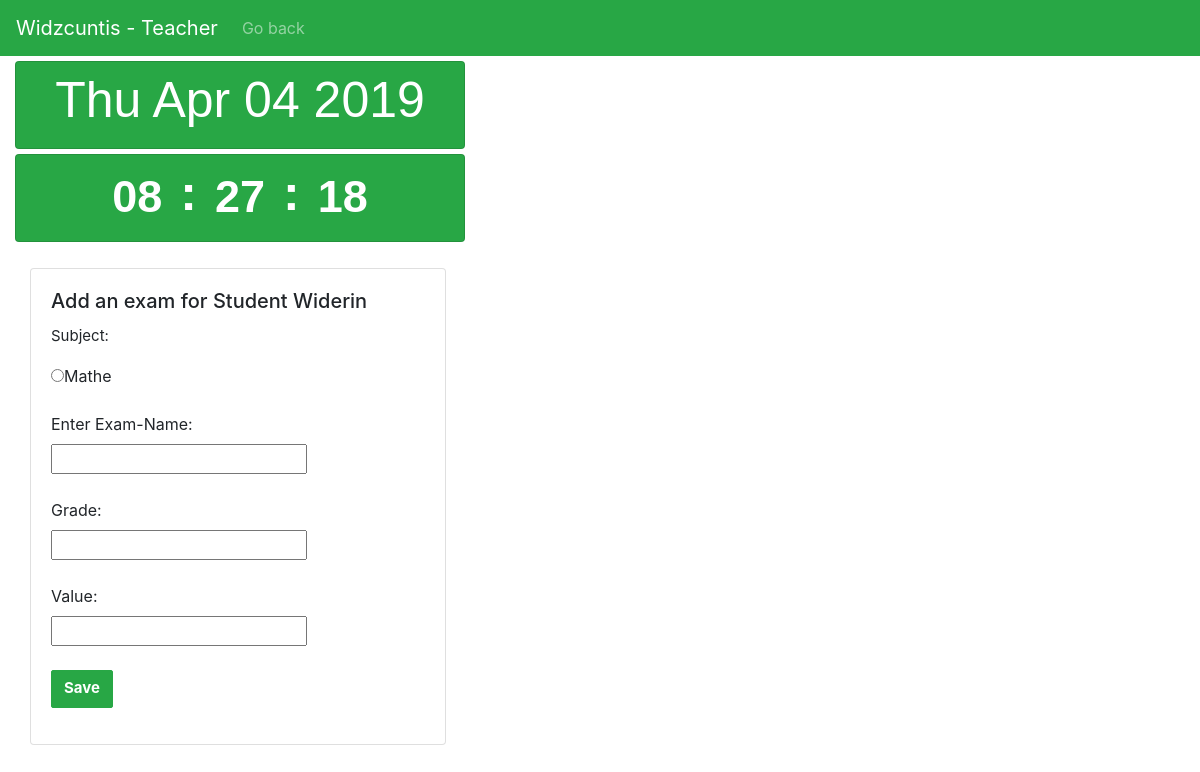
The app's page /users/home/logged_t/class/add_exam/1 (signed in), older data.
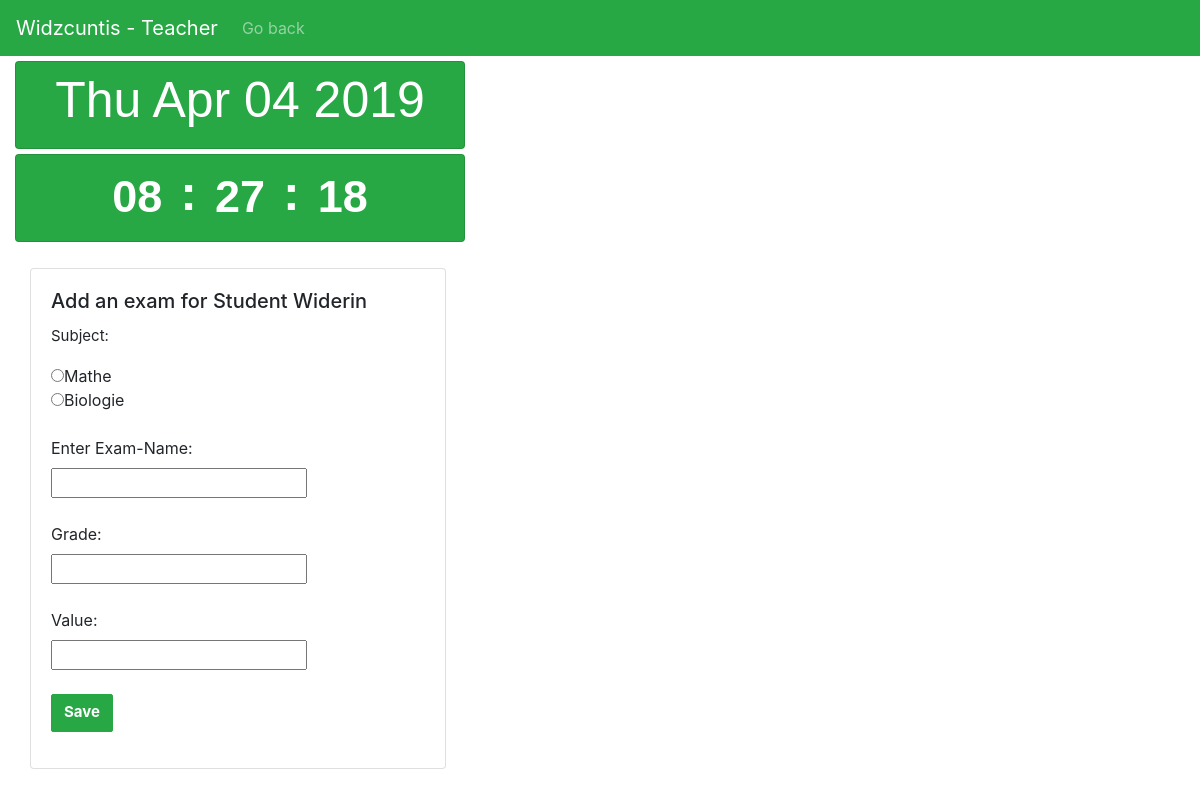
The same page, newer data.
### school/models.py (models this page shows)
class Stusu(models.Model):
    subject = models.ForeignKey(Subject, on_delete=models.CASCADE)
    student = models.ForeignKey(Student, on_delete=models.CASCADE)
    def __str__(self):
        return self.subject.__str__()+", "+ self.student.__str__()
    class Meta:
        verbose_name="Students with Subject"

class Subject(models.Model):
    name = models.CharField(max_length=200)
    def __str__(self):
        return self.name

class Student(models.Model):
    klasse = models.ForeignKey(Class, on_delete=models.CASCADE)
    name = models.CharField(max_length=200)
    first_name = models.CharField(max_length=200)
    user = related.ForeignKey(CustomUser, on_delete=models.CASCADE)
    def __str__(self):
        return self.name

### users/views.py (the view)
# urls.py: path('home/logged_t/class/add_exam/<int:pk>', views.AddExam.as_view(), name='AddExam'),
class AddExam(generic.ListView):
    template_name='addexam.html'
    context_object_name='stusu_list'
    def get_queryset(self):
        pk=self.kwargs['pk']
        e=[]
        if(self.request.user.is_authenticated):
            user=  self.request.user
        authorized=False
        lehrer=""
        for i in Clatea.objects.all():
            for j in Student.objects.all():
                if(j.id==pk and i.klasse.id==j.klasse.id and i.teacher.user.id==user.id):
                    authorized=True
                    lehrer=i.teacher.id
        if(authorized==False):
            return e
        for i in Teasu.objects.all():
            for j in Stusu.objects.all():
                if(j.student.id==pk and i.subject.id==j.subject.id and i.teacher.id==lehrer):
                    e.append(j)
        print(e)
        return e

### templates/addexam.html (shortened to what this page needs)
{% extends 'base.html' %}
{% load bootstrap4 %}
{% block content %}
{% if stusu_list %}
<nav class="navbar navbar-expand-lg navbar-dark bg-success">
    <a class="navbar-brand" href="{% url 'BackHome' %}">Widzcuntis - Teacher</a>
    <div class="collapse navbar-collapse" id="navbarText">
      <ul class="navbar-nav">
            <li class="nav-item">
                    <a class="nav-link" href="{% url 'ClassTeacher' stusu_list.0.student.klasse.id %}">Go back</a>
                  </li>
      </ul>
    </div>
  </nav>
  <div class="col-md-3 container">
    <div class="card width=75 bg-success text-white rounded datee">
      <h2 class="card-title text-center">
      <div class="d-flex flex-wrap justify-content-center mt-2">
        <p id="demo" class="datum"></p>
      </div>
    </div>
  <div class="card width=75 bg-success text-white rounded clock">
    <h3 class="card-title text-center">
    <div class="d-flex flex-wrap justify-content-center mt-2">
     <a><span class="badge hours"></span></a> <p class="colon">:</p>
     <a><span class="badge min"></span></a> <p class="colon">:</p>
     <a><span class="badge sec"></span></a>
    </div>
    </h3>
  </div>
  </div>
  <div class="addexam">
        <div class="card cardgrade2">
                <div class="card-body">
                  <h5 class="card-title">Add an exam for Student {{ stusu_list.0.student }}</h5>
                  <form action="{% url 'AddedExam' stusu_list.0.student.klasse.id %}" method="post">
                        <p>Subject:</p>
                        {% for stusu in stusu_list %}
                            <input type="radio" name="stusu" value="{{ stusu }}">{{ stusu.subject }}<br>
                        {% endfor %}
                        <br>
                        <label for="Name">Enter Exam-Name:</label><br>
                        <input id="name" type="text" name="name"><br><br>
                        <label for="grade">Grade:</label><br>
                        <input id="grade" type="number" name="grade"><br><br>
                        <label for="value">Value:</label><br>
                        <input id="value" type="number" name="value"><br><br>
                        <button type="submit" class="btn btn-success">Save</button>
                    </form>
                </div>
            </div>
</div>
{% else %}
<p>You are not supposed to be here!</p>
<a href="{% url 'BackHome' %}">Go home</a>
{% endif %}
{% endblock %}

Row changes from the older to the newer data that the page shows:
added Stusu: subject "Biologie"
